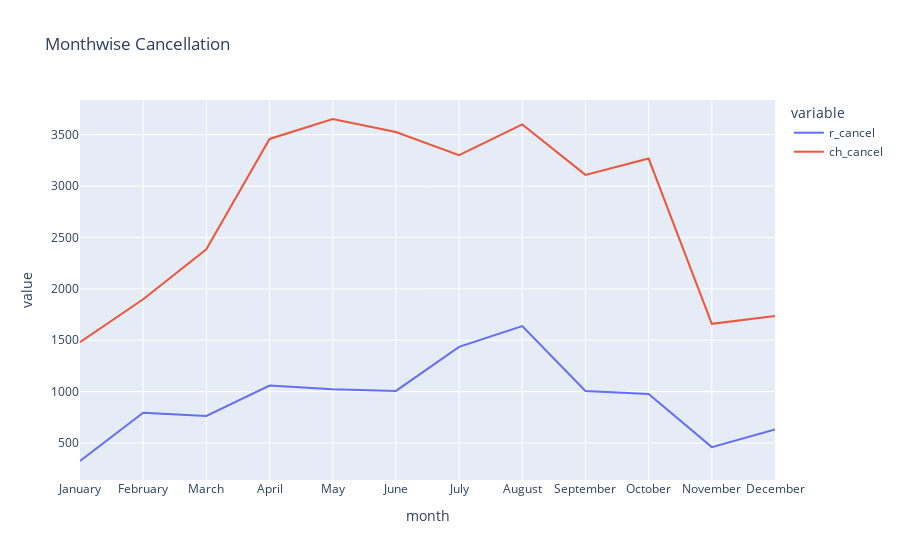

The notebook cell this image was saved under:
### Code cell
px.line(high_cancel2, x='month',y=['r_cancel','ch_cancel' ], title='Monthwise Cancellation')

### Figure 1 — Plotly figure (JSON) as saved in the notebook; plotly's stock layout.template omitted (floating-point values rounded to 4 significant figures)
{"data": [{"hovertemplate": "variable=r_cancel<br>month=%{x}<br>value=%{y}<extra></extra>", "legendgroup": "r_cancel", "line": {"color": "#636efa", "dash": "solid"}, "marker": {"symbol": "circle"}, "mode": "lines", "name": "r_cancel", "orientation": "v", "showlegend": true, "type": "scatter", "x": ["January", "February", "March", "April", "May", "June", "July", "August", "September", "October", "November", "December"], "xaxis": "x", "y": [325, 794, 763, 1059, 1024, 1007, 1436, 1637, 1006, 978, 460, 631], "yaxis": "y"}, {"hovertemplate": "variable=ch_cancel<br>month=%{x}<br>value=%{y}<extra></extra>", "legendgroup": "ch_cancel", "line": {"color": "#EF553B", "dash": "solid"}, "marker": {"symbol": "circle"}, "mode": "lines", "name": "ch_cancel", "orientation": "v", "showlegend": true, "type": "scatter", "x": ["January", "February", "March", "April", "May", "June", "July", "August", "September", "October", "November", "December"], "xaxis": "x", "y": [1481, 1899, 2385, 3459, 3653, 3527, 3301, 3600, 3109, 3268, 1660, 1737], "yaxis": "y"}], "layout": {"legend": {"title": {"text": "variable"}, "tracegroupgap": 0}, "title": {"text": "Monthwise Cancellation"}, "xaxis": {"anchor": "y", "domain": [0, 1], "title": {"text": "month"}}, "yaxis": {"anchor": "x", "domain": [0, 1], "title": {"text": "value"}}}}
